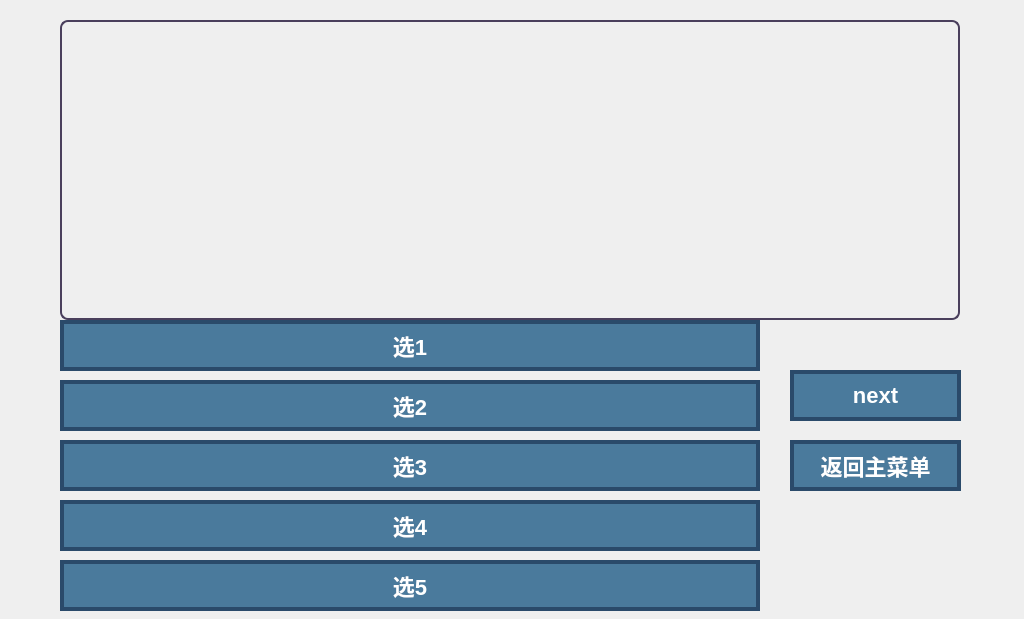
<?xml version="1.0" encoding="UTF-8"?>
<ui version="4.0">
 <class>town</class>
 <widget class="QWidget" name="town">
  <property name="geometry"><rect><x>0</x><y>0</y><width>1024</width><height>619</height></rect></property>
  <property name="windowTitle"><string>青石镇</string></property>
  <widget class="QTextEdit" name="textEdit">
   <property name="geometry"><rect><x>60</x><y>20</y><width>900</width><height>300</height></rect></property>
   <property name="font"><font><family>楷体</family><pointsize>20</pointsize></font></property>
   <property name="styleSheet"><string notr="true">background: transparent; color: #F7F7F7; border: 2px solid #4a3f5c; border-radius: 8px; padding: 10px;</string></property>
  </widget>
  <widget class="QPushButton" name="button3"><property name="geometry"><rect><x>60</x><y>320</y><width>700</width><height>51</height></rect></property>
   <property name="styleSheet"><string notr="true">QPushButton { background-color: #4a7a9c; color: #ffffff; font-family: 楷体; font-size: 22px; font-weight: bold; border: 4px solid #2a4a6a; border-radius: 0px; padding: 8px 20px; } QPushButton:hover { background-color: #5a8aac; border-color: #3a5a7a; } QPushButton:pressed { background-color: #2a5a7a; border-color: #1a3a5a; }</string></property><property name="text"><string>选1</string></property></widget>
  <widget class="QPushButton" name="button4"><property name="geometry"><rect><x>60</x><y>380</y><width>700</width><height>51</height></rect></property>
   <property name="styleSheet"><string notr="true">QPushButton { background-color: #4a7a9c; color: #ffffff; font-family: 楷体; font-size: 22px; font-weight: bold; border: 4px solid #2a4a6a; border-radius: 0px; padding: 8px 20px; } QPushButton:hover { background-color: #5a8aac; border-color: #3a5a7a; } QPushButton:pressed { background-color: #2a5a7a; border-color: #1a3a5a; }</string></property><property name="text"><string>选2</string></property></widget>
  <widget class="QPushButton" name="button5"><property name="geometry"><rect><x>60</x><y>440</y><width>700</width><height>51</height></rect></property>
   <property name="styleSheet"><string notr="true">QPushButton { background-color: #4a7a9c; color: #ffffff; font-family: 楷体; font-size: 22px; font-weight: bold; border: 4px solid #2a4a6a; border-radius: 0px; padding: 8px 20px; } QPushButton:hover { background-color: #5a8aac; border-color: #3a5a7a; } QPushButton:pressed { background-color: #2a5a7a; border-color: #1a3a5a; }</string></property><property name="text"><string>选3</string></property></widget>
  <widget class="QPushButton" name="button6"><property name="geometry"><rect><x>60</x><y>500</y><width>700</width><height>51</height></rect></property>
   <property name="styleSheet"><string notr="true">QPushButton { background-color: #4a7a9c; color: #ffffff; font-family: 楷体; font-size: 22px; font-weight: bold; border: 4px solid #2a4a6a; border-radius: 0px; padding: 8px 20px; } QPushButton:hover { background-color: #5a8aac; border-color: #3a5a7a; } QPushButton:pressed { background-color: #2a5a7a; border-color: #1a3a5a; }</string></property><property name="text"><string>选4</string></property></widget>
  <widget class="QPushButton" name="button7"><property name="geometry"><rect><x>60</x><y>560</y><width>700</width><height>51</height></rect></property>
   <property name="styleSheet"><string notr="true">QPushButton { background-color: #4a7a9c; color: #ffffff; font-family: 楷体; font-size: 22px; font-weight: bold; border: 4px solid #2a4a6a; border-radius: 0px; padding: 8px 20px; } QPushButton:hover { background-color: #5a8aac; border-color: #3a5a7a; } QPushButton:pressed { background-color: #2a5a7a; border-color: #1a3a5a; }</string></property><property name="text"><string>选5</string></property></widget>
  <widget class="QPushButton" name="button_back"><property name="geometry"><rect><x>790</x><y>440</y><width>171</width><height>51</height></rect></property>
   <property name="styleSheet"><string notr="true">QPushButton { background-color: #4a7a9c; color: #ffffff; font-family: 楷体; font-size: 22px; font-weight: bold; border: 4px solid #2a4a6a; border-radius: 0px; padding: 8px 20px; } QPushButton:hover { background-color: #5a8aac; border-color: #3a5a7a; } QPushButton:pressed { background-color: #2a5a7a; border-color: #1a3a5a; }</string></property><property name="text"><string>返回主菜单</string></property></widget>
  <widget class="QPushButton" name="button_next"><property name="geometry"><rect><x>790</x><y>370</y><width>171</width><height>51</height></rect></property>
   <property name="styleSheet"><string notr="true">QPushButton { background-color: #4a7a9c; color: #ffffff; font-family: 楷体; font-size: 22px; font-weight: bold; border: 4px solid #2a4a6a; border-radius: 0px; padding: 8px 20px; } QPushButton:hover { background-color: #5a8aac; border-color: #3a5a7a; } QPushButton:pressed { background-color: #2a5a7a; border-color: #1a3a5a; }</string></property><property name="text"><string>next</string></property></widget>
 </widget>
 <resources/><connections/>
</ui>
